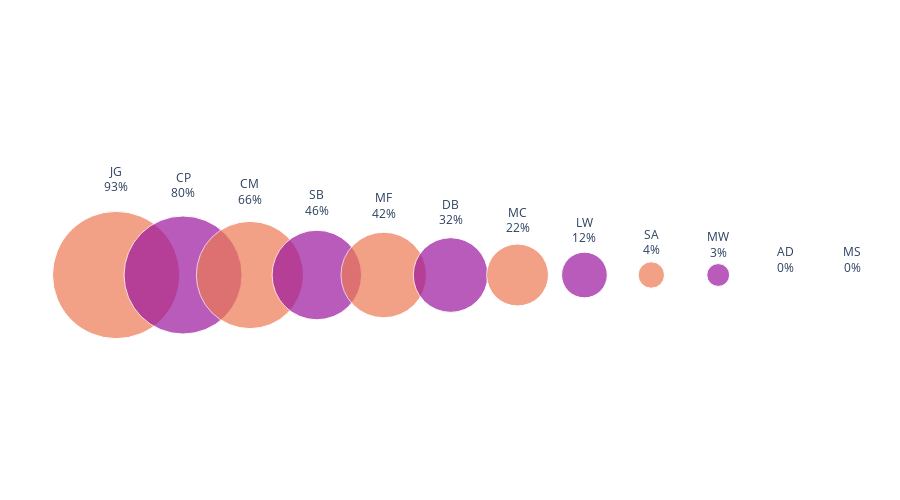

Notebook source saved alongside this figure:
### Code cell
#create a laebls list for each bubble 
label = [i+'<br>' +str(k)+'%' for i,k in zip(r9.ABBR,
                                                            r9.Percent)]
import plotly.express as px
fig = px.scatter(r9, x='X', y='Y',
                 color='ABBR', color_discrete_sequence=pal_,
                 size='Percent', text=label, size_max=90
                )
fig.update_layout(width=900, height=500,
                  margin = dict(t=50, l=0, r=0, b=0),
                  showlegend=False
                 )
fig.update_traces(textposition='top center')
fig.update_xaxes(showgrid=False, zeroline=False, visible=False)
fig.update_yaxes(showgrid=False, zeroline=False, visible=False)
fig.update_layout({'plot_bgcolor': 'white',
                   'paper_bgcolor': 'white'})

### Figure 1 — Plotly figure (JSON) as saved in the notebook; plotly's stock layout.template omitted (floating-point values rounded to 4 significant figures)
{"data": [{"hovertemplate": "ABBR=JG<br>X=%{x}<br>Y=%{y}<br>Percent=%{marker.size}<br>text=%{text}<extra></extra>", "legendgroup": "JG", "marker": {"color": "#ed7953", "size": [93], "sizemode": "area", "sizeref": 0.01148, "symbol": "circle"}, "mode": "markers+text", "name": "JG", "orientation": "v", "showlegend": true, "text": ["JG<br>93%"], "textposition": "top center", "type": "scatter", "x": [0], "xaxis": "x", "y": [1], "yaxis": "y"}, {"hovertemplate": "ABBR=CP<br>X=%{x}<br>Y=%{y}<br>Percent=%{marker.size}<br>text=%{text}<extra></extra>", "legendgroup": "CP", "marker": {"color": "#9c179e", "size": [80], "sizemode": "area", "sizeref": 0.01148, "symbol": "circle"}, "mode": "markers+text", "name": "CP", "orientation": "v", "showlegend": true, "text": ["CP<br>80%"], "textposition": "top center", "type": "scatter", "x": [1], "xaxis": "x", "y": [1], "yaxis": "y"}, {"hovertemplate": "ABBR=CM<br>X=%{x}<br>Y=%{y}<br>Percent=%{marker.size}<br>text=%{text}<extra></extra>", "legendgroup": "CM", "marker": {"color": "#ed7953", "size": [66], "sizemode": "area", "sizeref": 0.01148, "symbol": "circle"}, "mode": "markers+text", "name": "CM", "orientation": "v", "showlegend": true, "text": ["CM<br>66%"], "textposition": "top center", "type": "scatter", "x": [2], "xaxis": "x", "y": [1], "yaxis": "y"}, {"hovertemplate": "ABBR=SB<br>X=%{x}<br>Y=%{y}<br>Percent=%{marker.size}<br>text=%{text}<extra></extra>", "legendgroup": "SB", "marker": {"color": "#9c179e", "size": [46], "sizemode": "area", "sizeref": 0.01148, "symbol": "circle"}, "mode": "markers+text", "name": "SB", "orientation": "v", "showlegend": true, "text": ["SB<br>46%"], "textposition": "top center", "type": "scatter", "x": [3], "xaxis": "x", "y": [1], "yaxis": "y"}, {"hovertemplate": "ABBR=MF<br>X=%{x}<br>Y=%{y}<br>Percent=%{marker.size}<br>text=%{text}<extra></extra>", "legendgroup": "MF", "marker": {"color": "#ed7953", "size": [42], "sizemode": "area", "sizeref": 0.01148, "symbol": "circle"}, "mode": "markers+text", "name": "MF", "orientation": "v", "showlegend": true, "text": ["MF<br>42%"], "textposition": "top center", "type": "scatter", "x": [4], "xaxis": "x", "y": [1], "yaxis": "y"}, {"hovertemplate": "ABBR=DB<br>X=%{x}<br>Y=%{y}<br>Percent=%{marker.size}<br>text=%{text}<extra></extra>", "legendgroup": "DB", "marker": {"color": "#9c179e", "size": [32], "sizemode": "area", "sizeref": 0.01148, "symbol": "circle"}, "mode": "markers+text", "name": "DB", "orientation": "v", "showlegend": true, "text": ["DB<br>32%"], "textposition": "top center", "type": "scatter", "x": [5], "xaxis": "x", "y": [1], "yaxis": "y"}, {"hovertemplate": "ABBR=MC<br>X=%{x}<br>Y=%{y}<br>Percent=%{marker.size}<br>text=%{text}<extra></extra>", "legendgroup": "MC", "marker": {"color": "#ed7953", "size": [22], "sizemode": "area", "sizeref": 0.01148, "symbol": "circle"}, "mode": "markers+text", "name": "MC", "orientation": "v", "showlegend": true, "text": ["MC<br>22%"], "textposition": "top center", "type": "scatter", "x": [6], "xaxis": "x", "y": [1], "yaxis": "y"}, {"hovertemplate": "ABBR=LW<br>X=%{x}<br>Y=%{y}<br>Percent=%{marker.size}<br>text=%{text}<extra></extra>", "legendgroup": "LW", "marker": {"color": "#9c179e", "size": [12], "sizemode": "area", "sizeref": 0.01148, "symbol": "circle"}, "mode": "markers+text", "name": "LW", "orientation": "v", "showlegend": true, "text": ["LW<br>12%"], "textposition": "top center", "type": "scatter", "x": [7], "xaxis": "x", "y": [1], "yaxis": "y"}, {"hovertemplate": "ABBR=SA<br>X=%{x}<br>Y=%{y}<br>Percent=%{marker.size}<br>text=%{text}<extra></extra>", "legendgroup": "SA", "marker": {"color": "#ed7953", "size": [4], "sizemode": "area", "sizeref": 0.01148, "symbol": "circle"}, "mode": "markers+text", "name": "SA", "orientation": "v", "showlegend": true, "text": ["SA<br>4%"], "textposition": "top center", "type": "scatter", "x": [8], "xaxis": "x", "y": [1], "yaxis": "y"}, {"hovertemplate": "ABBR=MW<br>X=%{x}<br>Y=%{y}<br>Percent=%{marker.size}<br>text=%{text}<extra></extra>", "legendgroup": "MW", "marker": {"color": "#9c179e", "size": [3], "sizemode": "area", "sizeref": 0.01148, "symbol": "circle"}, "mode": "markers+text", "name": "MW", "orientation": "v", "showlegend": true, "text": ["MW<br>3%"], "textposition": "top center", "type": "scatter", "x": [9], "xaxis": "x", "y": [1], "yaxis": "y"}, {"hovertemplate": "ABBR=AD<br>X=%{x}<br>Y=%{y}<br>Percent=%{marker.size}<br>text=%{text}<extra></extra>", "legendgroup": "AD", "marker": {"color": "#ed7953", "size": [0], "sizemode": "area", "sizeref": 0.01148, "symbol": "circle"}, "mode": "markers+text", "name": "AD", "orientation": "v", "showlegend": true, "text": ["AD<br>0%"], "textposition": "top center", "type": "scatter", "x": [10], "xaxis": "x", "y": [1], "yaxis": "y"}, {"hovertemplate": "ABBR=MS<br>X=%{x}<br>Y=%{y}<br>Percent=%{marker.size}<br>text=%{text}<extra></extra>", "legendgroup": "MS", "marker": {"color": "#9c179e", "size": [0], "sizemode": "area", "sizeref": 0.01148, "symbol": "circle"}, "mode": "markers+text", "name": "MS", "orientation": "v", "showlegend": true, "text": ["MS<br>0%"], "textposition": "top center", "type": "scatter", "x": [11], "xaxis": "x", "y": [1], "yaxis": "y"}], "layout": {"height": 500, "legend": {"itemsizing": "constant", "title": {"text": "ABBR"}, "tracegroupgap": 0}, "margin": {"b": 0, "l": 0, "r": 0, "t": 50}, "paper_bgcolor": "white", "plot_bgcolor": "white", "showlegend": false, "width": 900, "xaxis": {"anchor": "y", "domain": [0, 1], "showgrid": false, "title": {"text": "X"}, "visible": false, "zeroline": false}, "yaxis": {"anchor": "x", "domain": [0, 1], "showgrid": false, "title": {"text": "Y"}, "visible": false, "zeroline": false}}}
